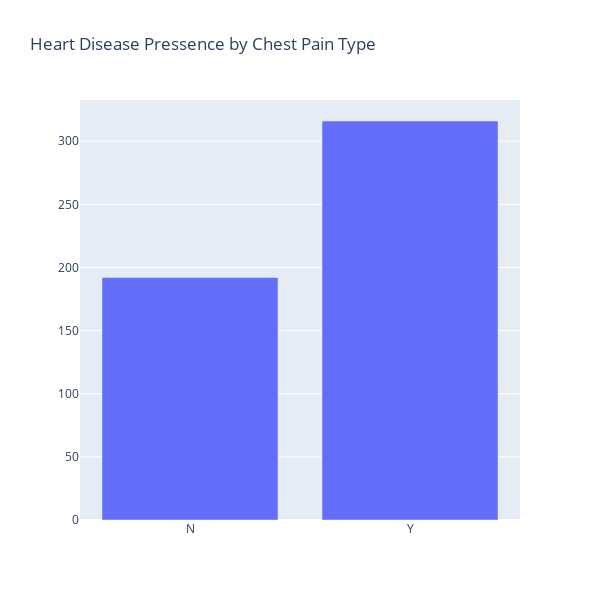

The notebook cell saved with this chart:
### Markdown cell above
## ExerciseAngina

### Code cell
traces = go.Bar(x = df.groupby("ExerciseAngina").HeartDisease.sum().index, y = df.groupby("ExerciseAngina").HeartDisease.sum())
layout = go.Layout(height = 600,
                    width = 600,
                    autosize = False,
                    title = "Heart Disease Pressence by Chest Pain Type") 
fig = go.Figure(data = traces, layout = layout)
fig.show()

### Figure 1 — Plotly figure (JSON) as saved in the notebook; plotly's stock layout.template omitted (floating-point values rounded to 4 significant figures)
{"data": [{"type": "bar", "x": ["N", "Y"], "y": [192, 316]}], "layout": {"autosize": false, "height": 600, "title": {"text": "Heart Disease Pressence by Chest Pain Type"}, "width": 600}}
